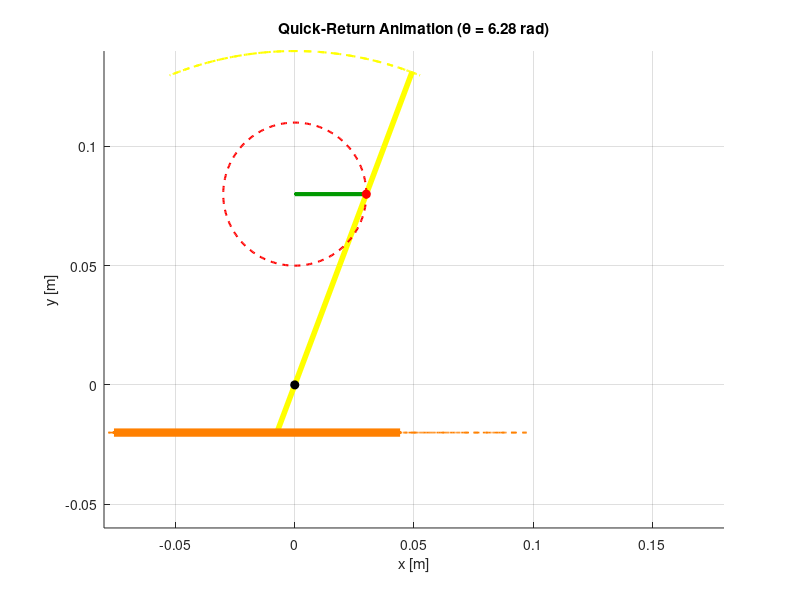

The MATLAB source for this figure:
%% Part II : Symbolic Math for Reciprocating motion with quick return mechanism

clear; clc; close all;

%% 1) Geometry
r       = 0.03;      % [m] crank radius  (circle of red pin)
R       = 0.025;     % [m] scale for rack displacement
L_slot  = 0.14;      % [m] length of yellow lever above pivot

O = [0.00, 0.08];    % crank center
B = [0.00, 0.00];    % FIXED pivot of yellow lever (black pin, on ground)
rack_y = -0.02;      % rack level

N      = 300;                         % number of frames
th_vec = linspace(0, 2*pi, N);        % crank angle

%% 2) Reference angle (theta = 90 deg) for quick-return
theta_top = pi/2;
C_top     = O + r*[cos(theta_top), sin(theta_top)];
phi_top   = atan2(C_top(2)-B(2), C_top(1)-B(1));   % lever angle when crank at top

%% 3) Figure setup
figure('Name','Quick-Return Animation','Color','w');
axis equal; hold on; grid on;
xlabel('x [m]'); ylabel('y [m]');
xlim([-0.08 0.18]);
ylim([-0.06 0.14]);
title('Quick-Return Animation');

% graphic objects (no black dash baseline)พพพ
h_crank   = plot(NaN,NaN,'Color',[0 0.6 0],'LineWidth',3); % green crank
h_slot    = plot(NaN,NaN,'y-','LineWidth',4);              % yellow lever (slot+gear arm)
h_rack    = plot(NaN,NaN,'Color',[1 0.5 0],'LineWidth',6); % orange rack

h_pinC    = plot(NaN,NaN,'ro','MarkerFaceColor','r');      % red pin
h_pivotB  = plot(B(1),B(2),'ko','MarkerFaceColor','k');    % fixed black pivot
%%h_slider  = plot(NaN,NaN,'s','MarkerFaceColor',[1 0.5 0]);% rack marker (center)

% pathways (history)
C_hist   = nan(N,2);   % red pin path
Tip_hist = nan(N,2);   % upper yellow tip path
L_hist   = nan(N,2);   % left end of rack path
R_hist   = nan(N,2);   % right end of rack path

h_pathC  = plot(NaN,NaN,'r--','LineWidth',1.5);            % path of red pin
h_pathY  = plot(NaN,NaN,'y--','LineWidth',1.5);            % path of yellow tip
h_pathL  = plot(NaN,NaN,'--','Color',[1 0.5 0],'LineWidth',1.2); % path left rack end
h_pathR  = plot(NaN,NaN,'--','Color',[1 0.5 0],'LineWidth',1.2); % path right rack end

rack_len = 0.06;   % half rack length

%% 4) Animation loop
x_prev = NaN;

for k = 1:N
    theta = th_vec(k);

    %  red pin on green crank 
    C = O + r*[cos(theta), sin(theta)];     % position of red pin

    % lever angle: line from pivot B through C
    phi = atan2(C(2)-B(2), C(1)-B(1));

    %  rack displacement from lever angle (quick-return) 
    phi_rel = phi - phi_top;
    x_rack  = R*phi_rel;
    Q       = [x_rack, rack_y];             % rack centre

    % rack ends (for pathways)
    L = [Q(1) - rack_len, rack_y];          % left end
    R = [Q(1) + rack_len, rack_y];          % right end

    %  lower intersection of lever with rack line (gear contact) 
    if abs(sin(phi)) < 1e-6
        % if almost horizontal, keep previous contact if possible
        H = [B(1), rack_y];
    else
        s_rack = (rack_y - B(2))/sin(phi);  % parameter along lever from pivot
        H      = B + s_rack*[cos(phi), sin(phi)];
    end

    %  upper tip of yellow slot (purely visual) 
    top_slot = B + L_slot*[cos(phi), sin(phi)];

    % store histories
    C_hist(k,:)   = C;
    Tip_hist(k,:) = top_slot;
    L_hist(k,:)   = L;
    R_hist(k,:)   = R;

    %% update drawings
    % crank
    set(h_crank,'XData',[O(1) C(1)], 'YData',[O(2) C(2)]);

    % yellow lever from lower contact H up through pivot B to top_slot
    set(h_slot,'XData',[H(1) B(1) top_slot(1)], ...
               'YData',[H(2) B(2) top_slot(2)]);

    % rack (solid)
    set(h_rack,'XData',[Q(1)-rack_len, Q(1)+rack_len], ...
               'YData',[rack_y rack_y]);

    % markers
    set(h_pinC, 'XData',C(1),'YData',C(2));

    % pathways (dashed)
    set(h_pathC,'XData',C_hist(1:k,1),'YData',C_hist(1:k,2));       % red
    set(h_pathY,'XData',Tip_hist(1:k,1),'YData',Tip_hist(1:k,2));   % yellow tip
    set(h_pathL,'XData',L_hist(1:k,1),'YData',L_hist(1:k,2));       % orange left
    set(h_pathR,'XData',R_hist(1:k,1),'YData',R_hist(1:k,2));       % orange right

    title(sprintf('Quick-Return Animation (\\theta = %.2f rad)',theta));
    drawnow;

    % quick-return timing (rack forward slow, return fast)
    if isnan(x_prev)
        pause(0.02);
    else
        if x_rack >= x_prev
            pause(0.020);      % forward stroke (slow)
        else
            pause(0.008);      % return stroke (fast)
        end
    end
    x_prev = x_rack;
end
